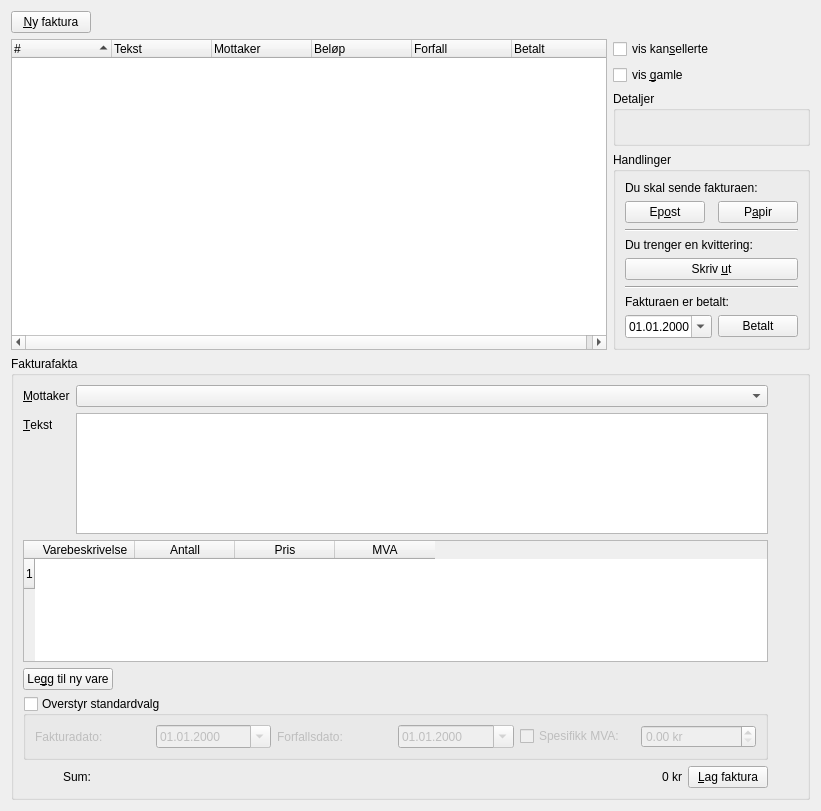
      <widget class="QWidget" name="tab" >
       <property name="geometry" >
        <rect>
         <x>0</x>
         <y>0</y>
         <width>821</width>
         <height>811</height>
        </rect>
       </property>
       <attribute name="title" >
        <string>&amp;Faktura</string>
       </attribute>
       <layout class="QGridLayout" name="gridLayout_8" >
        <item row="0" column="0" >
         <widget class="QPushButton" name="fakturaNy" >
          <property name="sizePolicy" >
           <sizepolicy vsizetype="Fixed" hsizetype="Fixed" >
            <horstretch>0</horstretch>
            <verstretch>0</verstretch>
           </sizepolicy>
          </property>
          <property name="toolTip" >
           <string>Viser skjema hvor du kan legge inn en ny faktura</string>
          </property>
          <property name="text" >
           <string>&amp;Ny faktura</string>
          </property>
          <property name="shortcut" >
           <string>Alt+N</string>
          </property>
         </widget>
        </item>
        <item row="0" column="1" colspan="2" >
         <spacer name="spacer3" >
          <property name="orientation" >
           <enum>Qt::Horizontal</enum>
          </property>
          <property name="sizeType" >
           <enum>QSizePolicy::Expanding</enum>
          </property>
          <property name="sizeHint" stdset="0" >
           <size>
            <width>221</width>
            <height>21</height>
           </size>
          </property>
         </spacer>
        </item>
        <item rowspan="4" row="1" column="0" colspan="2" >
         <widget class="QTreeWidget" name="fakturaFakturaliste" >
          <property name="sizePolicy" >
           <sizepolicy vsizetype="Expanding" hsizetype="Expanding" >
            <horstretch>1</horstretch>
            <verstretch>0</verstretch>
           </sizepolicy>
          </property>
          <property name="showDropIndicator" stdset="0" >
           <bool>false</bool>
          </property>
          <property name="alternatingRowColors" >
           <bool>true</bool>
          </property>
          <property name="rootIsDecorated" >
           <bool>false</bool>
          </property>
          <property name="sortingEnabled" >
           <bool>true</bool>
          </property>
          <property name="animated" >
           <bool>true</bool>
          </property>
          <property name="allColumnsShowFocus" >
           <bool>true</bool>
          </property>
          <column>
           <property name="text" >
            <string>#</string>
           </property>
          </column>
          <column>
           <property name="text" >
            <string>Tekst</string>
           </property>
          </column>
          <column>
           <property name="text" >
            <string>Mottaker</string>
           </property>
          </column>
          <column>
           <property name="text" >
            <string>Beløp</string>
           </property>
          </column>
          <column>
           <property name="text" >
            <string>Forfall</string>
           </property>
          </column>
          <column>
           <property name="text" >
            <string>Betalt</string>
           </property>
          </column>
         </widget>
        </item>
        <item row="1" column="2" >
         <widget class="QCheckBox" name="fakturaVisKansellerte" >
          <property name="toolTip" >
           <string>Angir om kansellerte fakturaer skal vises</string>
          </property>
          <property name="text" >
           <string>vis kan&amp;sellerte</string>
          </property>
          <property name="shortcut" >
           <string>Alt+S</string>
          </property>
         </widget>
        </item>
        <item row="2" column="2" >
         <widget class="QCheckBox" name="fakturaVisGamle" >
          <property name="toolTip" >
           <string>Skjul fakturaer som er eldre enn seks måneder og allerede betalt</string>
          </property>
          <property name="text" >
           <string>vis &amp;gamle</string>
          </property>
          <property name="shortcut" >
           <string>Alt+G</string>
          </property>
          <property name="checked" >
           <bool>false</bool>
          </property>
         </widget>
        </item>
        <item row="3" column="2" >
         <widget class="QGroupBox" name="groupBox_2" >
          <property name="title" >
           <string>Detaljer</string>
          </property>
          <layout class="QGridLayout" name="gridLayout_11" >
           <item row="0" column="0" >
            <widget class="QLabel" name="fakturaDetaljerTekst" >
             <property name="text" >
              <string/>
             </property>
             <property name="textFormat" >
              <enum>Qt::RichText</enum>
             </property>
             <property name="alignment" >
              <set>Qt::AlignLeading|Qt::AlignLeft|Qt::AlignTop</set>
             </property>
             <property name="wordWrap" >
              <bool>true</bool>
             </property>
            </widget>
           </item>
          </layout>
         </widget>
        </item>
        <item row="4" column="2" >
         <widget class="QGroupBox" name="groupBox_3" >
          <property name="title" >
           <string>Handlinger</string>
          </property>
          <layout class="QGridLayout" name="gridLayout_12" >
           <item row="0" column="0" colspan="3" >
            <widget class="QLabel" name="textLabel2_2" >
             <property name="text" >
              <string>Du skal sende fakturaen:</string>
             </property>
             <property name="wordWrap" >
              <bool>false</bool>
             </property>
            </widget>
           </item>
           <item row="1" column="0" >
            <widget class="QPushButton" name="fakturaLagEpost" >
             <property name="toolTip" >
              <string>Lager en efaktura for sending per epost</string>
             </property>
             <property name="text" >
              <string>Ep&amp;ost</string>
             </property>
             <property name="shortcut" >
              <string>Alt+O</string>
             </property>
            </widget>
           </item>
           <item row="1" column="2" >
            <widget class="QPushButton" name="fakturaLagPapir" >
             <property name="toolTip" >
              <string>Lager en papirfaktura for utskrift på skjema F60 (gul faktura)</string>
             </property>
             <property name="text" >
              <string>P&amp;apir</string>
             </property>
             <property name="shortcut" >
              <string/>
             </property>
            </widget>
           </item>
           <item row="2" column="0" colspan="3" >
            <widget class="Line" name="line1_2" >
             <property name="frameShape" >
              <enum>QFrame::HLine</enum>
             </property>
             <property name="frameShadow" >
              <enum>QFrame::Sunken</enum>
             </property>
            </widget>
           </item>
           <item row="3" column="0" colspan="3" >
            <widget class="QLabel" name="textLabel4_2" >
             <property name="text" >
              <string>Du trenger en kvittering:</string>
             </property>
             <property name="wordWrap" >
              <bool>false</bool>
             </property>
            </widget>
           </item>
           <item row="4" column="0" colspan="3" >
            <widget class="QPushButton" name="fakturaLagKvittering" >
             <property name="toolTip" >
              <string>Skriver ut en kvittering på skriveren</string>
             </property>
             <property name="text" >
              <string>Skriv &amp;ut</string>
             </property>
             <property name="shortcut" >
              <string>Alt+U</string>
             </property>
            </widget>
           </item>
           <item row="5" column="0" colspan="3" >
            <widget class="Line" name="line1" >
             <property name="frameShape" >
              <enum>QFrame::HLine</enum>
             </property>
             <property name="frameShadow" >
              <enum>QFrame::Sunken</enum>
             </property>
            </widget>
           </item>
           <item row="6" column="0" colspan="3" >
            <widget class="QLabel" name="textLabel3_2" >
             <property name="text" >
              <string>Fakturaen er betalt:</string>
             </property>
             <property name="wordWrap" >
              <bool>false</bool>
             </property>
            </widget>
           </item>
           <item row="7" column="2" >
            <widget class="QPushButton" name="fakturaBetalt" >
             <property name="toolTip" >
              <string>Markerer fakturaen som betalt (på angitt dato)</string>
             </property>
             <property name="text" >
              <string>Betalt</string>
             </property>
             <property name="shortcut" >
              <string/>
             </property>
            </widget>
           </item>
           <item row="7" column="0" colspan="2" >
            <widget class="QDateEdit" name="fakturaBetaltDato" >
             <property name="displayFormat" >
              <string>dd.MM.yyyy</string>
             </property>
             <property name="calendarPopup" >
              <bool>true</bool>
             </property>
            </widget>
           </item>
          </layout>
         </widget>
        </item>
        <item row="5" column="0" colspan="3" >
         <widget class="QGroupBox" name="fakturaFakta" >
          <property name="title" >
           <string>Fakturafakta</string>
          </property>
          <property name="flat" >
           <bool>true</bool>
          </property>
          <layout class="QGridLayout" name="gridLayout_6" >
           <item rowspan="2" row="0" column="0" colspan="2" >
            <layout class="QHBoxLayout" name="horizontalLayout_3" >
             <item>
              <layout class="QVBoxLayout" name="verticalLayout_3" >
               <item>
                <layout class="QFormLayout" name="formLayout_2" >
                 <property name="fieldGrowthPolicy" >
                  <enum>QFormLayout::ExpandingFieldsGrow</enum>
                 </property>
                 <item row="1" column="0" >
                  <widget class="QLabel" name="textLabel5" >
                   <property name="text" >
                    <string>&amp;Mottaker</string>
                   </property>
                   <property name="wordWrap" >
                    <bool>false</bool>
                   </property>
                   <property name="buddy" >
                    <cstring>fakturaFaktaMottaker</cstring>
                   </property>
                  </widget>
                 </item>
                 <item row="1" column="1" >
                  <widget class="QComboBox" name="fakturaFaktaMottaker" >
                   <property name="sizePolicy" >
                    <sizepolicy vsizetype="Fixed" hsizetype="MinimumExpanding" >
                     <horstretch>1</horstretch>
                     <verstretch>0</verstretch>
                    </sizepolicy>
                   </property>
                   <property name="toolTip" >
                    <string>Fakturaens mottaker (kunden)</string>
                   </property>
                   <property name="editable" >
                    <bool>false</bool>
                   </property>
                  </widget>
                 </item>
                 <item row="2" column="0" >
                  <widget class="QLabel" name="textLabel8" >
                   <property name="text" >
                    <string>&amp;Tekst</string>
                   </property>
                   <property name="wordWrap" >
                    <bool>false</bool>
                   </property>
                   <property name="buddy" >
                    <cstring>fakturaFaktaTekst</cstring>
                   </property>
                  </widget>
                 </item>
                 <item row="2" column="1" >
                  <widget class="QPlainTextEdit" name="fakturaFaktaTekst" >
                   <property name="tabChangesFocus" >
                    <bool>true</bool>
                   </property>
                  </widget>
                 </item>
                </layout>
               </item>
               <item>
                <layout class="QVBoxLayout" name="verticalLayout_2" >
                 <item>
                  <widget class="QTableWidget" name="fakturaVareliste" >
                   <property name="toolTip" >
                    <string>Varene som hører med fakturaen. Velg tidligerere definerte varer, eller legg til nye ved å skrive inn tekst, pris og MVA</string>
                   </property>
                   <property name="dragDropOverwriteMode" >
                    <bool>false</bool>
                   </property>
                   <property name="selectionMode" >
                    <enum>QAbstractItemView::SingleSelection</enum>
                   </property>
                   <property name="selectionBehavior" >
                    <enum>QAbstractItemView::SelectRows</enum>
                   </property>
                   <property name="showGrid" >
                    <bool>false</bool>
                   </property>
                   <row/>
                   <column>
                    <property name="text" >
                     <string>Varebeskrivelse</string>
                    </property>
                   </column>
                   <column>
                    <property name="text" >
                     <string>Antall</string>
                    </property>
                   </column>
                   <column>
                    <property name="text" >
                     <string>Pris</string>
                    </property>
                   </column>
                   <column>
                    <property name="text" >
                     <string>MVA</string>
                    </property>
                   </column>
                  </widget>
                 </item>
                 <item>
                  <layout class="QHBoxLayout" name="horizontalLayout_4" >
                   <item>
                    <widget class="QPushButton" name="fakturaFaktaVareLeggtil" >
                     <property name="sizePolicy" >
                      <sizepolicy vsizetype="Fixed" hsizetype="Fixed" >
                       <horstretch>0</horstretch>
                       <verstretch>0</verstretch>
                      </sizepolicy>
                     </property>
                     <property name="toolTip" >
                      <string>Legger til en ny rad i varelisten</string>
                     </property>
                     <property name="text" >
                      <string>Le&amp;gg til ny vare</string>
                     </property>
                     <property name="shortcut" >
                      <string>Alt+G</string>
                     </property>
                    </widget>
                   </item>
                   <item>
                    <spacer name="spacer1" >
                     <property name="orientation" >
                      <enum>Qt::Horizontal</enum>
                     </property>
                     <property name="sizeType" >
                      <enum>QSizePolicy::MinimumExpanding</enum>
                     </property>
                     <property name="sizeHint" stdset="0" >
                      <size>
                       <width>560</width>
                       <height>20</height>
                      </size>
                     </property>
                    </spacer>
                   </item>
                  </layout>
                 </item>
                </layout>
               </item>
               <item>
                <widget class="QGroupBox" name="fakturaFaktaOverstyr" >
                 <property name="title" >
                  <string>Overstyr standardvalg</string>
                 </property>
                 <property name="flat" >
                  <bool>true</bool>
                 </property>
                 <property name="checkable" >
                  <bool>true</bool>
                 </property>
                 <property name="checked" >
                  <bool>false</bool>
                 </property>
                 <layout class="QGridLayout" name="gridLayout_7" >
                  <item row="0" column="0" >
                   <layout class="QHBoxLayout" name="horizontalLayout_7" >
                    <item>
                     <widget class="QLabel" name="textLabel1_11" >
                      <property name="text" >
                       <string>Fakturadato:</string>
                      </property>
                      <property name="wordWrap" >
                       <bool>false</bool>
                      </property>
                     </widget>
                    </item>
                    <item>
                     <widget class="QDateEdit" name="fakturaFaktaDato" >
                      <property name="focusPolicy" >
                       <enum>Qt::TabFocus</enum>
                      </property>
                      <property name="toolTip" >
                       <string>Sett eksplisitt dato for faktura (DD.MM.ÅÅÅÅ)</string>
                      </property>
                      <property name="displayFormat" >
                       <string>dd.MM.yyyy</string>
                      </property>
                      <property name="calendarPopup" >
                       <bool>true</bool>
                      </property>
                     </widget>
                    </item>
                    <item>
                     <widget class="QLabel" name="textLabel1_13" >
                      <property name="text" >
                       <string>Forfallsdato:</string>
                      </property>
                      <property name="wordWrap" >
                       <bool>false</bool>
                      </property>
                     </widget>
                    </item>
                    <item>
                     <widget class="QDateEdit" name="fakturaFaktaForfall" >
                      <property name="focusPolicy" >
                       <enum>Qt::TabFocus</enum>
                      </property>
                      <property name="toolTip" >
                       <string>Sett eksplisitt dato for forfall (DD.MM.ÅÅÅÅ)</string>
                      </property>
                      <property name="displayFormat" >
                       <string>dd.MM.yyyy</string>
                      </property>
                      <property name="calendarPopup" >
                       <bool>true</bool>
                      </property>
                     </widget>
                    </item>
                    <item>
                     <widget class="QCheckBox" name="fakturaFaktaVilkarligMVA" >
                      <property name="text" >
                       <string>Spesifikk MVA:</string>
                      </property>
                     </widget>
                    </item>
                    <item>
                     <widget class="QDoubleSpinBox" name="fakturaFaktaMVA" >
                      <property name="suffix" >
                       <string> kr</string>
                      </property>
                      <property name="maximum" >
                       <double>999999.989999999990687</double>
                      </property>
                     </widget>
                    </item>
                   </layout>
                  </item>
                 </layout>
                </widget>
               </item>
               <item>
                <layout class="QHBoxLayout" name="horizontalLayout_8" >
                 <item>
                  <spacer name="horizontalSpacer" >
                   <property name="orientation" >
                    <enum>Qt::Horizontal</enum>
                   </property>
                   <property name="sizeHint" stdset="0" >
                    <size>
                     <width>40</width>
                     <height>20</height>
                    </size>
                   </property>
                  </spacer>
                 </item>
                 <item>
                  <widget class="QLabel" name="textLabel1_8" >
                   <property name="text" >
                    <string>Sum:</string>
                   </property>
                   <property name="wordWrap" >
                    <bool>false</bool>
                   </property>
                  </widget>
                 </item>
                 <item>
                  <widget class="QLabel" name="fakturaFaktaSum" >
                   <property name="sizePolicy" >
                    <sizepolicy vsizetype="Preferred" hsizetype="MinimumExpanding" >
                     <horstretch>1</horstretch>
                     <verstretch>0</verstretch>
                    </sizepolicy>
                   </property>
                   <property name="toolTip" >
                    <string>Fakturaens verdi hittil</string>
                   </property>
                   <property name="text" >
                    <string>0 kr</string>
                   </property>
                   <property name="alignment" >
                    <set>Qt::AlignRight|Qt::AlignTrailing|Qt::AlignVCenter</set>
                   </property>
                   <property name="wordWrap" >
                    <bool>false</bool>
                   </property>
                  </widget>
                 </item>
                 <item>
                  <widget class="QPushButton" name="fakturaFaktaLegginn" >
                   <property name="toolTip" >
                    <string>Oppretter en ny faktura med innholdet som er gitt her</string>
                   </property>
                   <property name="text" >
                    <string>&amp;Lag faktura</string>
                   </property>
                   <property name="shortcut" >
                    <string>Alt+L</string>
                   </property>
                  </widget>
                 </item>
                </layout>
               </item>
              </layout>
             </item>
             <item>
              <layout class="QVBoxLayout" name="verticalLayout_4" >
               <item>
                <widget class="QLabel" name="fakturaFaktaKryss" >
                 <property name="enabled" >
                  <bool>true</bool>
                 </property>
                 <property name="minimumSize" >
                  <size>
                   <width>24</width>
                   <height>24</height>
                  </size>
                 </property>
                 <property name="maximumSize" >
                  <size>
                   <width>24</width>
                   <height>24</height>
                  </size>
                 </property>
                 <property name="pixmap" >
                  <pixmap resource="faktura.qrc" >:/pix/emblem-unreadable.svg</pixmap>
                 </property>
                 <property name="scaledContents" >
                  <bool>true</bool>
                 </property>
                 <property name="wordWrap" >
                  <bool>false</bool>
                 </property>
                </widget>
               </item>
               <item>
                <spacer name="verticalSpacer" >
                 <property name="orientation" >
                  <enum>Qt::Vertical</enum>
                 </property>
                 <property name="sizeHint" stdset="0" >
                  <size>
                   <width>20</width>
                   <height>40</height>
                  </size>
                 </property>
                </spacer>
               </item>
              </layout>
             </item>
            </layout>
           </item>
          </layout>
         </widget>
        </item>
       </layout>
      </widget>
